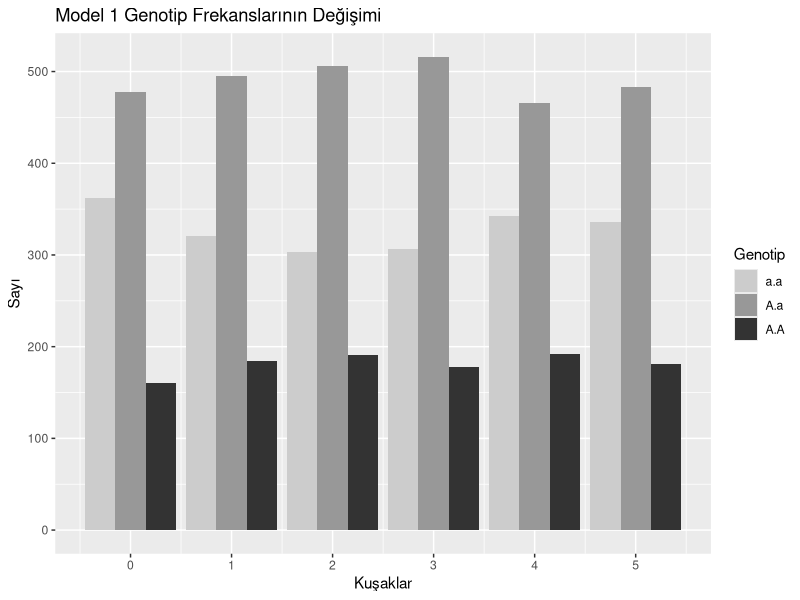
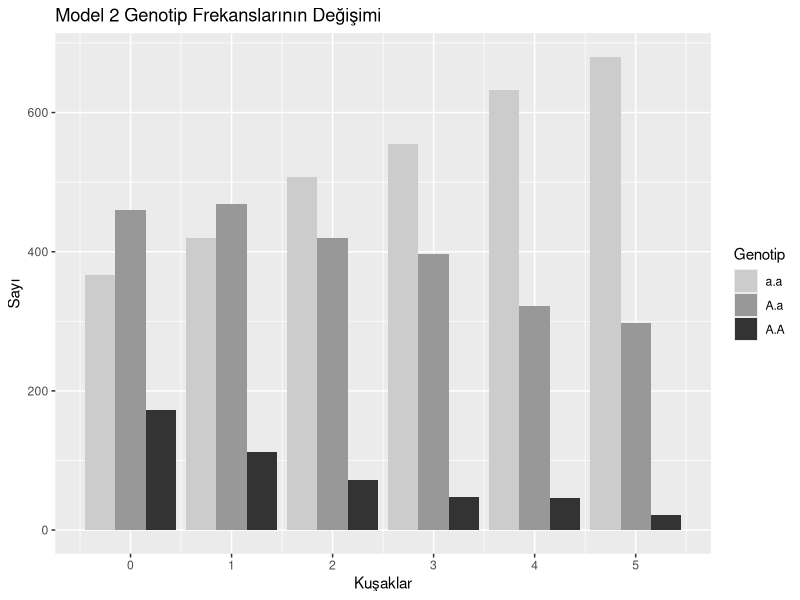
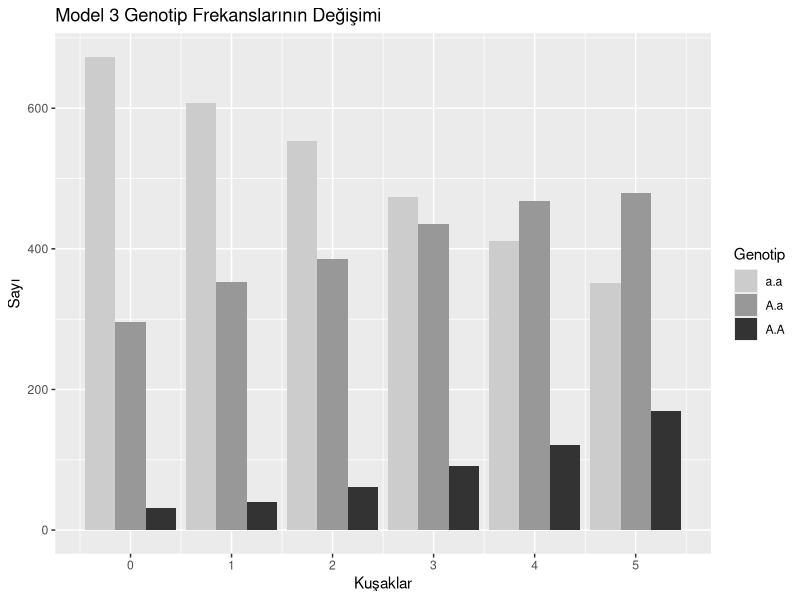

These figures' R source, in order:
# Burada kullanılacak olan grafikler ggplot2 paketinin yüklenmesini gerektirmektedir. Eger tidyverse yuklu ise dikkate almayin

# ggplot2 paketinin yüklenmesi için

install.packages("ggplot2")

# ggplot2 bir kere yüklendikten sonra yukarıdaki komutu çalıştırmanıza gerek yoktur

# Ancak ggplot2 grafiklerini bulunduğunuz R seansında kullanmadan önce aşağıdaki komutla kütüphaneden yüklemeniz gereklidir.
library(ggplot2)



# Burada seçilim baskısı altındaki populasyonu simule edeceğiz
# A koyu rengi a ise açık rengi temsil etmekte 

# Öncelikli olarak simulasyonumuz için gerekli fonksiyonları oluşturuyoruz
# İlkin populasyon, fonksiyon içerisine iki argüman almaktadır, örneklem büyüklüğü ve A'nın frekansı
# set seed fonksiyonu oluşturduğunuz random simülasyonu tekrar oluşturmanızı sağlar

set.seed(14)

primary <- function(sample_size,freq_A = 0.1){
        freq_a <- 1-freq_A
        population <- data.frame()
        
        for(i in seq_len(sample_size)){
                ind = sample(c("A","a"),size = 2,replace = TRUE,
                             prob = c(freq_A,freq_a))
                ind_1 = paste(ind[1],ind[2],sep = ".")
                if(ind_1 == "a.A"){ind_1 = "A.a"}
                ind_1 = data.frame("Inds" = ind_1,"Generation" = 0)
                population <- rbind(population,ind_1)
        }
        return(population)
}

#Seçilim fonksiyonu argümanlar populasyon büyüklüğü, üç genotip için seçilim katsayıları vektör olarak örneğin c(1,0.9,0.5)
# Son olarak kuşak sayısı 1:n
Selection <- function(sample_size,freq_A =0.1,sel_coef = c(1,1,1),generations = 1:5){
        population <- primary(sample_size,freq_A)
        for (i in generations){
                generation <- subset(population,Generation == i-1)[,1]
                live_AA <- round(sum(generation == "A.A")*sel_coef[1])
                live_Aa <- round(sum(generation == "A.a")*sel_coef[2])
                live_aa <- round(sum(generation == "a.a")*sel_coef[3])
                generation <- c(rep("A.A",live_AA),rep("A.a",live_Aa),rep("a.a",live_aa))
                new_pop <- data.frame()
                for (j in 1:sample_size){
                        sample_1 <- unlist(strsplit(as.character(sample(generation,1)),split =".",fixed = TRUE))
                        sample_2 <- unlist(strsplit(as.character(sample(generation,1)),split =".",fixed = TRUE))
                        ind <- paste(sample(sample_1,1),sample(sample_2,1),sep =".")
                        if(ind == "a.A"){ind = "A.a"}
                        ind = data.frame("Inds" = ind,"Generation" = i)
                        new_pop <- rbind(new_pop, ind)
                }
                population <- rbind(population, new_pop)
                
        }
        population$Generation <- population$Generation
        return(population)
        
}


# Allel frekanslarının hesaplanması, fonksiyon argümanları 1.populasyon, 2.kuşak
frequency <- function(pop,generation){
  gen <- subset(pop,Generation == generation)
  freq_A = (2*sum(gen$Inds == "A.A")+sum(gen$Inds == "A.a"))/(2*dim(gen)[1])
  freq_a = (2*sum(gen$Inds == "a.a")+sum(gen$Inds == "A.a"))/(2*dim(gen)[1])
  data_freq <- data.frame("A" = freq_A, "a" = freq_a)
  return(data_freq)
  
}

# Kullanacağımız fonksiyonları kodlamayı bitirdik
# Simulasyonların başlangıcı
# Model 1 seçilimin olmadığı bir durumun modellenmesi tüm genotiplerin 
# hayatta kalma olasılığı birbirine eşittir
pop_1 <- Selection(sample_size = 1000,
                   freq_A = 0.4,sel_coef = c(1,1,1),generations = 1:5)


# Genotip sayılarının değişim tablosu
table_change <- table(pop_1$Inds,pop_1$Generation)
table_change
# Frekans olarak
table_change/1000

#Değişim Grafiği
ggplot(pop_1,aes(x=Generation,fill = Inds)) +
  geom_bar(position = "dodge") +
  xlab("Kuşaklar")+
  ylab("Sayı")+
  scale_fill_grey(start=0.8, end=0.2) +
  scale_x_continuous(breaks=c(0:5))+    #kuşak sayısına bağlı olarak breaks argümanını değiştirin örneğin 10 küşak için breaks = c(0:10)
  labs(fill = "Genotip") +
  ggtitle("Model 1 Genotip Frekanslarının Değişimi")


# 5. kuşaktaki allel frekansları, A alleli ve a alleli
freq_model_1 <- frequency(pop_1,5)
print(freq_model_1)

# hardy Weinberg beklentisi

freq_AA <- freq_model_1$A^2

freq_Aa <-  2*freq_model_1$A*freq_model_1$a

freq_aa <-  freq_model_1$a^2

# Beklenen değerler

freq_AA
freq_Aa
freq_aa

beklenen_deger <- c(freq_aa,freq_Aa,freq_AA)
gozlenen_deger <- table_change[,6]/1000

# Ki kare testi

chisq.test(beklenen_deger,gozlenen_deger)



# Model 2  endüstri devrimi öncesi koyu renklilere karşı seçilim baskısı
pop_2 <- Selection(sample_size = 1000,
                            freq_A = 0.4,sel_coef = c(0.6,0.8,1),generations = 1:5)



# Genotip sayılarının değişim tablosu
table_change <- table(pop_2$Inds,pop_2$Generation)
table_change
# Frekans olarak
table_change/1000




#Değişim Grafiği
ggplot(pop_2,aes(x=Generation,fill = Inds)) +
        geom_bar(position = "dodge") +
        xlab("Kuşaklar")+
        ylab("Sayı")+
        scale_fill_grey(start=0.8, end=0.2) +
        scale_x_continuous(breaks=c(0:5))+    #kuşak sayısına bağlı olarak breaks argümanını değiştirin örneğin 10 küşak için breaks = c(0:10)
        labs(fill = "Genotip") +
        ggtitle("Model 2 Genotip Frekanslarının Değişimi")



# 5. kuşaktaki allel frekansları, A alleli ve a alleli
freq_model_2 <- frequency(pop_2,5)
print(freq_model_2)

# Model 3, endüstri devrimi sonrası artık A alleli lehinde seçilim olduğunu
# modelliyoruz

# Başlangıçtaki A allelinin frekansını bir önceki basamaktan alıyoruz

freq_A <- freq_model_2[1,1]

pop_3 <- Selection(sample_size = 1000, freq_A, sel_coef = c(1,0.8,0.6),
                    generations = 1:5)

# Genotip sayılarının değişim tablosu
table_change <- table(pop_3$Inds,pop_3$Generation)
table_change
# Frekans olarak
table_change/1000


# Değişim grafiği Model 3

ggplot(pop_3,aes(x=Generation,fill = Inds)) +
  geom_bar(position = "dodge") +
  xlab("Kuşaklar")+
  ylab("Sayı")+
  scale_fill_grey(start=0.8, end=0.2) +
  scale_x_continuous(breaks=c(0:5))+    #kuşak sayısına bağlı olarak breaks argümanını değiştirin örneğin 10 küşak için breaks = c(0:10)
  labs(fill = "Genotip") +
  ggtitle("Model 3 Genotip Frekanslarının Değişimi")

# 5. kuşaktaki allel frekansları, A alleli ve a alleli
freq_model_3 <- frequency(pop_3,5)
print(freq_model_3)

